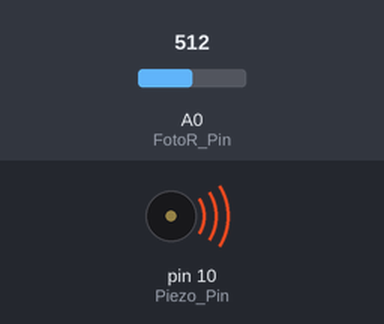
Recording of a sketch running on a simulated Arduino Uno, built with avr-gcc and run on an emulated ATmega328P. Parts: buzzer (waves = sounding). The test bench sets the inputs (shaded band); at power-on: A0 (FotoR_Pin) = 512. What the sketch prints to the serial monitor is not drawn.

Above: at 0.1 s.
Timing chart, 0 to 1.6 s (numbered marks = the images above):
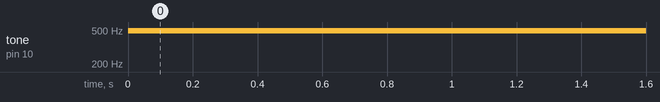

Measured:
- by itself, tone on pin 10 (Piezo_Pin): silent → 490 Hz at 0.00 s

The sketch:

act1_clase_27_04_22_spd1.ino
```cpp
// Ejercicio 1 Clase 27-04-22 SPD

int Piezo_Pin = 10;
int FotoR_Pin = A0;
int sensorValue = 0;
int outputValue = 0;
void setup()
{
Serial.begin(9600);
pinMode(Piezo_Pin, OUTPUT);
}
void loop()
{
 digitalWrite(Piezo_Pin, HIGH);
 sensorValue = analogRead(FotoR_Pin);
 outputValue = map(sensorValue, 0, 1023, 0, 255);
 analogWrite(Piezo_Pin, outputValue);
 Serial.print("Lectura: ");
 Serial.println(sensorValue);
 Serial.print("Mapeado: ");
 Serial.println(outputValue);
 delay(250);
 digitalWrite(Piezo_Pin, LOW);
 delay(250);
}
```
